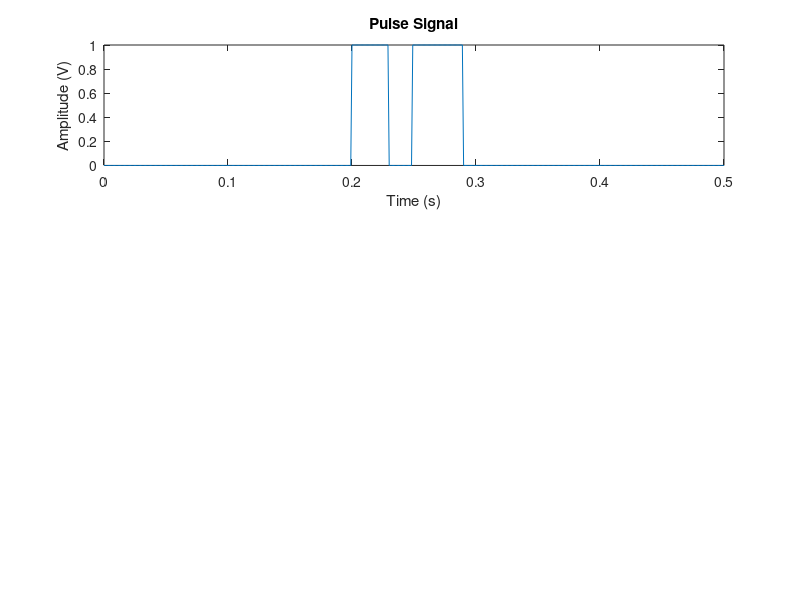

MATLAB code to generate this figure: (Note: this script raises an error after producing the figure.)
t = 0:0.001:0.5;                % Time range is between 0.0-0.5s, Sampling frequency is 1kHz.
s = zeros(size(t));             % Signal array is defined
s = s(:);                       % Signal in column vector
s(201:230) = s(201:230) + 1; 
s(250:290) = s(250:290) + 1;    % Defining the pulse length
figure(1);
subplot (3,1,1);
plot(t,s);                      % Plotting the pulse
title('Pulse Signal');xlabel('Time (s)');ylabel('Amplitude (V)');
carrierFrequency = 100e6;            % Carrier frequency is 100 MHz
wavelength = physconst('LightSpeed')/carrierFrequency; % Radar signal's wavelength is defined.
% Creating an ULA
ULA = phased.ULA('NumElements',10,'ElementSpacing',wavelength/2); % An ULA is defined with 10 isotropic antennas, spacing is half the wavelength.
ULA.Element.FrequencyRange = [90e5 110e6]; % Frequency range is between 90 and 110 MHz.
inputAngle = [60; 0];  % Signal comes from 60 degress azimuth and 0 degrees elevation.
collectedPW = collectPlaneWave(ULA,s,inputAngle,carrierFrequency);  % Collecting the plane wave on the ULA array.
rs = RandStream.create('mt19937ar','Seed',2008); % Random number generator for noise.
noisePower = 0.5;   % Noise power is chosen as 1 watt.
noise = sqrt(noisePower/2)*(randn(rs,size(collectedPW))+1i*randn(rs,size(collectedPW))); % Noise is defined with random generator and noise power.
receivedSignal = collectedPW + noise; % Total returned signal corresponds to received signal + noise.
subplot(3,1,2); 
plot(t,abs(receivedSignal(:,3)));axis tight;
title('Pulse Signal at Antenna 3 with Noise');xlabel('Time (s)');ylabel('Magnitude (V)'); % Antenna 3 is chosen to plot received signal.
subplot(3,1,3);
plot(t,abs(receivedSignal(:,6)));axis tight;
title('Pulse Signal at Antenna 6 with Noise');xlabel('Time (s)');ylabel('Magnitude (V)'); % Antenna 6 is chosen to plot received signal.
% Phase Shift Beamforming
PSBeamformer = phased.PhaseShiftBeamformer('SensorArray',ULA,'OperatingFrequency', ...
    carrierFrequency,'Direction',inputAngle,'WeightsOutputPort', true);  % Phase shift beamformer is created to suppress unwanted signals with a phase shift on antennas.
[yPSB,w] = PSBeamformer(receivedSignal); % Weighting coefficients and output signal is obtained.
figure(2);
subplot (3,3,1);
plot(t,abs(yPSB)); axis tight;
title('Output of Phase Shift Beamformer'); % Plotting the output
xlabel('Time (s)');ylabel('Magnitude (V)'); % Output SNR is approx. 10 times stronger (10 element array has an array gain of 10)
subplot(3,3,2);
pattern(ULA,carrierFrequency,-180:180,0,'Weights',w,'Type','powerdb','PropagationSpeed', ... 
    physconst('LightSpeed'),'Normalize',false,'CoordinateSystem','rectangular'); 
axis([-90 90 -60 0]); %Plotting the array response with weighting (this ULA has ambiguity so -90:90 degrees are plotted)
psbfLegend = legend('Phase Shift BF Response Pattern');
set(psbfLegend,'Location','best')
% Interference issue in Phase Shift Beamforming
nSamples = length(t); 
intSource1 = 10*randn(rs,nSamples,1); % Creating two interference sources 
intSource2 = 10*randn(rs,nSamples,1); % #1 interference azimuth: 45 deg, #2 interference azimuth: 15 deg
interference = collectPlaneWave(ULA,[intSource1 intSource2],[45 15; 0 0],carrierFrequency);
noisePower = 0.00001;   % Noise power, 50dB SNR to demonstrate interference's effect on phase shift beamforming.
noise = sqrt(noisePower/2)*(randn(rs,size(collectedPW))+1i*randn(rs,size(collectedPW))); % New noise value calculation
receivedSignalInt = interference + noise;     % Interferenced signal = total interference + noise.
receivedSignal = collectedPW + receivedSignalInt;             % total received signal is defined.
yPSB = PSBeamformer(receivedSignal);    % Phase shift beamformer is applied
subplot(3,3,3);
plot(t,abs(yPSB)); axis tight;    % Beamformer is plotted 
title('Output of Phase Shift BF with interference');
xlabel('Time (s)');ylabel('Magnitude (V)');
% MVDR Beamforming
MVDRBeamformer = phased.MVDRBeamformer('SensorArray',ULA,... % MVDR beamformer is defined with 60 degree signal azimuth
    'Direction',inputAngle,'OperatingFrequency',carrierFrequency,...
    'WeightsOutputPort',true);
MVDRBeamformer.TrainingInputPort = true; % Training MVDR for better results (training enabled)
[yMVDR, wMVDR] = MVDRBeamformer(receivedSignal,receivedSignalInt); % MVDR is applied to the incoming signal with interference
subplot(3,3,4);
plot(t,abs(yMVDR)); axis tight;
title('Output of MVDR BF with interference'); % MVDR Output is plotted
xlabel('Time (s)');ylabel('Magnitude (V)');
subplot(3,3,5);
pattern(ULA,carrierFrequency,-180:180,0,'Weights',wMVDR,'Type','powerdb',... % Response pattern of MVDR Beamformer
    'PropagationSpeed',physconst('LightSpeed'),'Normalize',false,...
    'CoordinateSystem','rectangular');
axis([-90 90 -80 20]);
hold on;   % for comparison with MVDR
pattern(ULA,carrierFrequency,-180:180,0,'Weights',w,... % Response pattern of Phase Shift Beamformer
    'PropagationSpeed',physconst('LightSpeed'),'Normalize',false,...
    'Type','powerdb','CoordinateSystem','rectangular');
hold off;
compLegend = legend('MVDR BF','Phase Shift BF');
set(compLegend,'Location','best')
% Self-nulling issue in MVDR Beamforming
MVDRBeamformer_selfnullDemo = phased.MVDRBeamformer('SensorArray',ULA,... % Defining an MVDR BF to illustrate self-nulling phenomenon
    'Direction',inputAngle,'OperatingFrequency',carrierFrequency,...
    'WeightsOutputPort',true,'TrainingInputPort',false);
expedtedDirection = [62; 0]; % Creating an expected signal direction that is close to target direction, creating a small signal mismatch
MVDRBeamformer_selfnullDemo.Direction = expedtedDirection; % Defining signal direction to expected direction
[ySN, wSN] = MVDRBeamformer_selfnullDemo(receivedSignal); % Plotting the newly created MVDR BF
subplot (3,3,6);
plot(t,abs(ySN)); axis tight;
title('Output of MVDR BF with Signal Direction Mismatch'); % It can be seen that the MVDR tries to suppress the target signal@60 deg because it is treated as interference and the whole beamformer fails
xlabel('Time (s)');ylabel('Magnitude (V)');               
subplot (3,3,7);
pattern(ULA,carrierFrequency,-180:180,0,'Weights',wSN,'Type','powerdb',... % Response pattern is modeled here to show that MVDR fails to find the target azimuth
    'PropagationSpeed',physconst('LightSpeed'),'Normalize',false,...
    'CoordinateSystem','rectangular');
axis([-90 90 -40 25]);
legend('MVDR BF with SDM');
% LCMV Beamformer
LCMVBeamformer = phased.LCMVBeamformer('WeightsOutputPort',true);  % Defining LCMV Beamformer
antennaSteeringVector = phased.SteeringVector('SensorArray',ULA); % Defining an antenna steering vector to prevent self-nulling
steeringAngle = antennaSteeringVector(carrierFrequency,[62 60 64]); % Steering vectors are between 60-64 degrees
LCMVBeamformer.Constraint = steeringAngle; % LCMV is constrainted to steering vectors defined above 
LCMVBeamformer.DesiredResponse = [1; 1; 1]; % Desired responses must be 1 for all directions
[yLCMV,wLCMV] = LCMVBeamformer(receivedSignal);
subplot(3,3,8);
plot(t,abs(yLCMV)); axis tight;
title('Output of LCMV BF with Signal Direction Mismatch');
xlabel('Time (s)');ylabel('Magnitude (V)');
subplot (3,3,9);
pattern(ULA,carrierFrequency,-180:180,0,'Weights',wLCMV,'Type','powerdb',... % LCMV is compared to MVDR and plotted.
    'PropagationSpeed',physconst('LightSpeed'),'Normalize',false,...
    'CoordinateSystem','rectangular');
axis([0 90 -40 35]); 
hold on; 
pattern(ULA,carrierFrequency,-180:180,0,'Weights',wSN,...
    'PropagationSpeed',physconst('LightSpeed'),'Normalize',false,...
    'Type','powerdb','CoordinateSystem','rectangular');
hold off;
compLegend2 = legend('LCMV','MVDR');
set(compLegend2,'Location','best');